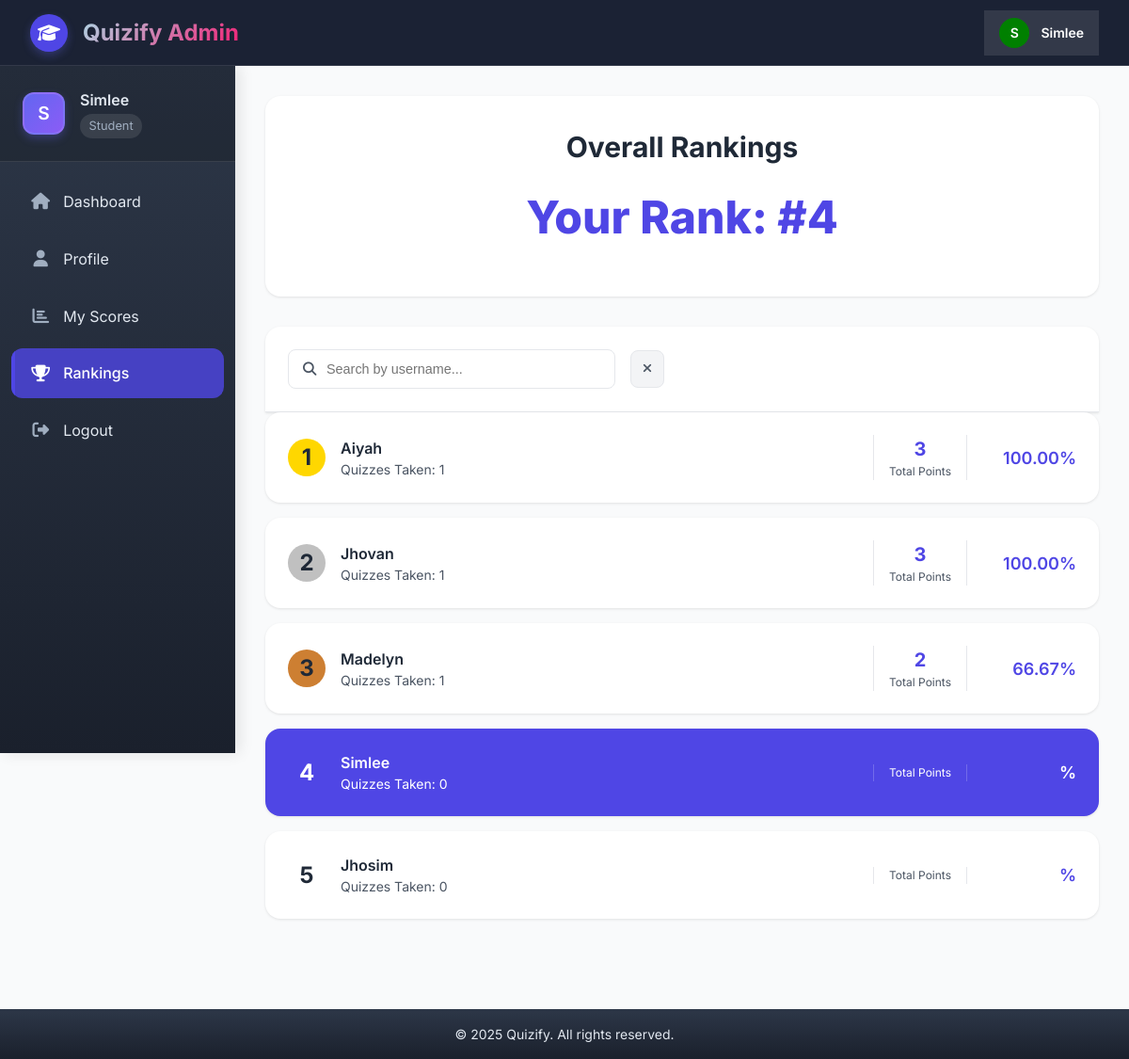
The page /user/rank.php (signed in) on the database its author committed.
### tables this page shows
CREATE TABLE `users` (
  `id` int(11) NOT NULL,
  `username` varchar(50) NOT NULL,
  `password` varchar(255) NOT NULL,
  `role` enum('admin','user') NOT NULL,
  `email` varchar(255) DEFAULT NULL,
  `last_login` datetime DEFAULT NULL,
  `status` enum('active','inactive','suspended') DEFAULT 'active',
  `created_at` timestamp NOT NULL DEFAULT current_timestamp(),
  `updated_at` timestamp NOT NULL DEFAULT current_timestamp() ON UPDATE current_timestamp()
);

### user/rank.php (the view, shortened to what this page needs)
<?php
require '../config.php';
$user_id = $_SESSION['user_id'];
$quiz_id = $_GET['quiz_id'] ?? null;
function calculateOverallRanking($pdo) {
    $stmt = $pdo->query("
        SELECT
            u.id,
            u.username,
            COUNT(DISTINCT us.quiz_id) as quizzes_taken,
            SUM(us.score) as total_score,
            ROUND(AVG(
                (us.score * 100.0) / (
                    SELECT COUNT(*)
                    FROM questions q
                    WHERE q.quiz_id = us.quiz_id
                )
            ), 2) as avg_percentage
        FROM users u
        LEFT JOIN user_submissions us ON u.id = us.user_id
        WHERE u.role = 'user'
        GROUP BY u.id, u.username
        ORDER BY total_score DESC, avg_percentage DESC, quizzes_taken DESC
    ");
    return $stmt->fetchAll();
}
$quiz = null;
$rankings = $quiz_id ? calculateQuizRanking($pdo, $quiz_id) : calculateOverallRanking($pdo);
$userRank = 1;
foreach ($rankings as $index => $rank) {
    if ($rank['id'] == $user_id) {
        $userRank = $index + 1;
        break;
    }
}
?>
<!DOCTYPE html>
<html lang="en">
<head>
<link rel="stylesheet" href="https://cdnjs.cloudflare.com/ajax/libs/font-awesome/6.4.0/css/all.min.css">
</head>
<body>
    <nav class="top-navbar">
    <a href="index.php" class="navbar-brand">
        <div class="navbar-logo">
            <i class="fas fa-graduation-cap"></i>
        </div>
        <span class="navbar-title">Quizify Admin</span>
    </a>
    <div class="navbar-actions">
        <div class="navbar-user">
            <div class="navbar-avatar">
                <?= strtoupper(substr($_SESSION['username'], 0, 1)) ?>
            </div>
            <span class="navbar-username"><?= htmlspecialchars($_SESSION['username']) ?></span>
        </div>
    </div>
</nav>
    <div class="sidebar">
        <div class="sidebar-header">
            <div class="user-info">
                <div class="user-avatar">
                    <?= strtoupper(substr($_SESSION['username'], 0, 1)) ?>
                </div>
                <div>
                    <div class="user-name"><?=htmlspecialchars($_SESSION['username'])?></div>
                    <div class="user-role">Student</div>
                </div>
            </div>
        </div>
        <nav>
            <ul class="nav-menu">
                <li class="nav-item">
                    <a href="index.php" class="nav-link">
                        <i class="fas fa-home"></i>
                        <span>Dashboard</span>
                    </a>
                </li>
                <li class="nav-item">
                    <a href="profile_user.php" class="nav-link">
                        <i class="fas fa-user"></i>
                        <span>Profile</span>
                    </a>
                </li>
                <li class="nav-item">
                    <a href="view_score.php" class="nav-link">
                        <i class="fas fa-chart-bar"></i>
                        <span>My Scores</span>
                    </a>
                </li>
                <li class="nav-item">
                    <a href="rank.php" class="nav-link active">
                        <i class="fas fa-trophy"></i>
                        <span>Rankings</span>
                    </a>
                </li>
                <li class="nav-item">
                    <a href="../logout.php" class="nav-link">
                        <i class="fas fa-sign-out-alt"></i>
                        <span>Logout</span>
                    </a>
                </li>
            </ul>
        </nav>
    </div>
    <div class="main-content">
        <div class="ranking-header">
            <h1 class="page-title">
                <?= $quiz_id ? htmlspecialchars($quiz['title']) . " Rankings" : "Overall Rankings" ?>
            </h1>
            <div class="user-rank">
                Your Rank: #<?=htmlspecialchars($userRank)?>
            </div>
        </div>
        <div class="search-container">
            <div class="search-wrapper">
                <div class="search-input-wrapper">
                    <i class="fas fa-search search-icon"></i>
                    <input
                        type="text"
                        id="rankingSearch"
                        class="search-input"
                        placeholder="Search by username..."
                        onkeyup="filterRankings()"
                    >
                </div>
                <button
                    onclick="clearSearch()"
                    class="search-clear-btn"
                >
                    <i class="fas fa-times"></i>
                </button>
            </div>
        </div>
        <div id="rankingsList">
            <?php foreach ($rankings as $index => $rank):
                $isCurrentUser = $rank['id'] == $user_id;
                $position = $index + 1;
            ?>
                <div class="rank-card <?= $isCurrentUser ? 'current-user' : '' ?>" data-username="<?=strtolower(htmlspecialchars($rank['username']))?>">
                    <div class="rank-position <?= $position <= 3 ? "rank-{$position}" : '' ?>">
                        <?= $position ?>
                    </div>
                    <div class="rank-info">
                        <div class="rank-name"><?=htmlspecialchars($rank['username'])?></div>
                        <div class="rank-stats">
                            <?php if ($quiz_id): ?>
                                Completed: <?=date('M j, Y', strtotime($rank['submitted_at']))?>
                            <?php else: ?>
                                Quizzes Taken: <?=htmlspecialchars($rank['quizzes_taken'])?>
                            <?php endif; ?>
                        </div>
                    </div>
                    <?php if (!$quiz_id): ?>
                    <div class="rank-total-points">
                        <div class="total-points-value"><?=htmlspecialchars($rank['total_score'])?></div>
                        <div class="total-points-label">Total Points</div>
                    </div>
                    <?php endif; ?>
                    <div class="rank-score">
                        <?php if ($quiz_id): ?>
                            <?=htmlspecialchars($rank['score'])?> points
                        <?php else: ?>
                          <?= htmlspecialchars($rank['avg_percentage'] ?? '', ENT_QUOTES, 'UTF-8') ?>%
                        <?php endif; ?>
                    </div>
                </div>
            <?php endforeach; ?>
        </div>
    </div>
    <footer class="footer">
        <p>&copy; <?= date('Y') ?> Quizify. All rights reserved.</p>
    </footer>
</body>
</html>

### rows shown on the page
users: position "1", username "Aiyah", quizzes_taken "1", total_score "3", avg_percentage "100.00"
users: position "2", username "Jhovan", quizzes_taken "1", total_score "3", avg_percentage "100.00"
users: position "3", username "Madelyn", quizzes_taken "1", total_score "2", avg_percentage "66.67"
users: position "4", username "Simlee", quizzes_taken "0"
users: position "5", username "Jhosim", quizzes_taken "0"

### other values the page prints
substr($_SESSION['username'], 0, 1) "S"
$_SESSION['username'] "Simlee"
$userRank "4"
